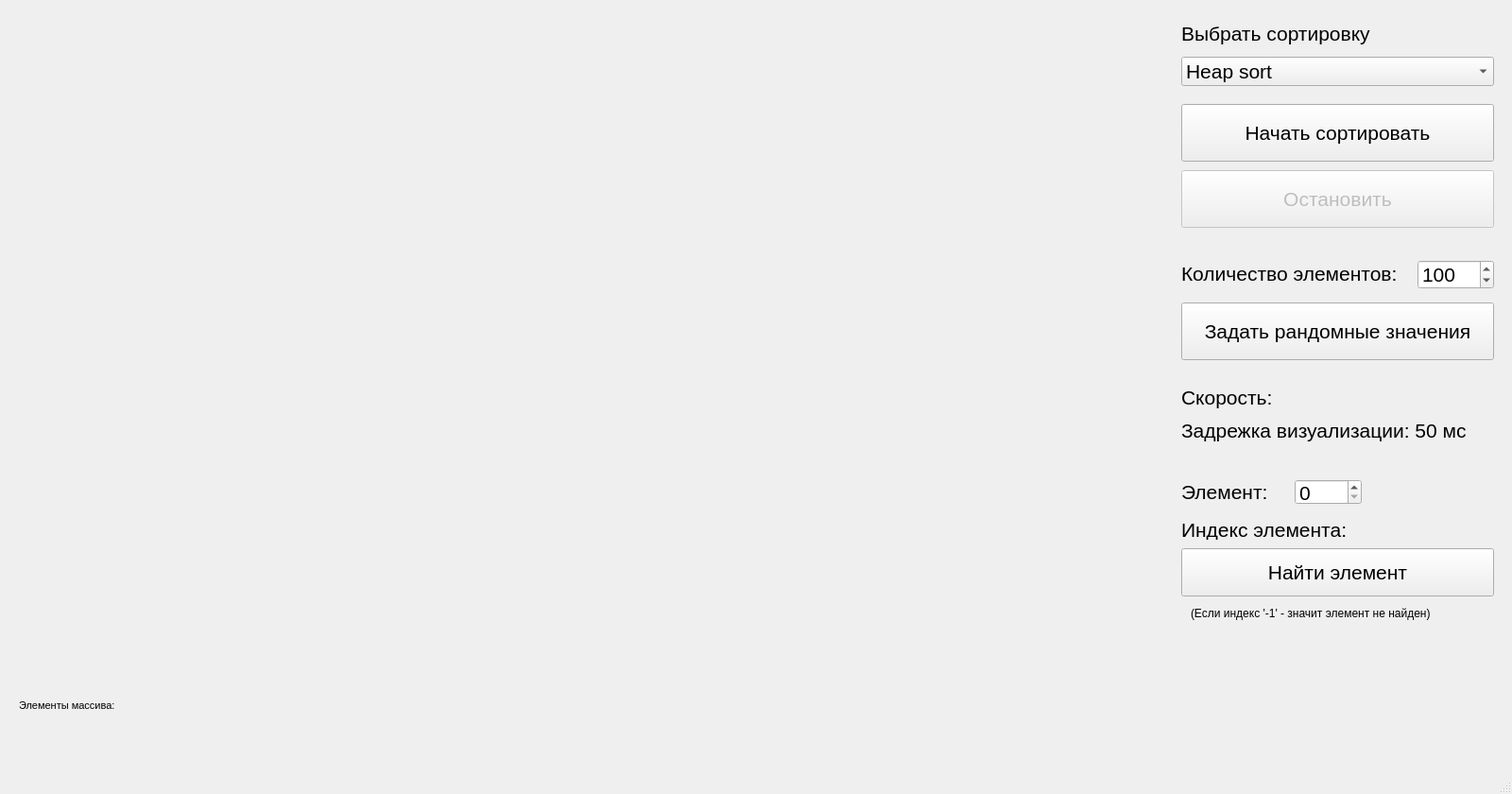
<?xml version="1.0" encoding="UTF-8"?>
<ui version="4.0">
 <class>MainWindow</class>
 <widget class="QMainWindow" name="MainWindow">
  <property name="geometry">
   <rect>
    <x>0</x>
    <y>0</y>
    <width>1600</width>
    <height>840</height>
   </rect>
  </property>
  <property name="windowTitle">
   <string>MainWindow</string>
  </property>
  <widget class="QWidget" name="centralwidget">
   <widget class="QWidget" name="widget" native="true">
    <property name="geometry">
     <rect>
      <x>20</x>
      <y>20</y>
      <width>1200</width>
      <height>700</height>
     </rect>
    </property>
   </widget>
   <widget class="QPushButton" name="pushButton">
    <property name="geometry">
     <rect>
      <x>1250</x>
      <y>110</y>
      <width>331</width>
      <height>61</height>
     </rect>
    </property>
    <property name="font">
     <font>
      <pointsize>16</pointsize>
     </font>
    </property>
    <property name="text">
     <string>Начать сортировать</string>
    </property>
   </widget>
   <widget class="QPushButton" name="pushButton_2">
    <property name="enabled">
     <bool>false</bool>
    </property>
    <property name="geometry">
     <rect>
      <x>1250</x>
      <y>180</y>
      <width>331</width>
      <height>61</height>
     </rect>
    </property>
    <property name="font">
     <font>
      <pointsize>16</pointsize>
     </font>
    </property>
    <property name="text">
     <string>Остановить</string>
    </property>
   </widget>
   <widget class="QPushButton" name="pushButton_3">
    <property name="geometry">
     <rect>
      <x>1250</x>
      <y>320</y>
      <width>331</width>
      <height>61</height>
     </rect>
    </property>
    <property name="font">
     <font>
      <pointsize>16</pointsize>
     </font>
    </property>
    <property name="text">
     <string>Задать рандомные значения</string>
    </property>
   </widget>
   <widget class="QLabel" name="label">
    <property name="geometry">
     <rect>
      <x>1250</x>
      <y>280</y>
      <width>251</width>
      <height>18</height>
     </rect>
    </property>
    <property name="font">
     <font>
      <pointsize>16</pointsize>
     </font>
    </property>
    <property name="text">
     <string>Количество элементов:</string>
    </property>
   </widget>
   <widget class="QSpinBox" name="spinBox">
    <property name="geometry">
     <rect>
      <x>1500</x>
      <y>275</y>
      <width>81</width>
      <height>31</height>
     </rect>
    </property>
    <property name="font">
     <font>
      <pointsize>16</pointsize>
     </font>
    </property>
    <property name="maximum">
     <number>1000</number>
    </property>
    <property name="value">
     <number>100</number>
    </property>
   </widget>
   <widget class="QComboBox" name="comboBox">
    <property name="geometry">
     <rect>
      <x>1250</x>
      <y>60</y>
      <width>331</width>
      <height>31</height>
     </rect>
    </property>
    <property name="font">
     <font>
      <pointsize>16</pointsize>
     </font>
    </property>
    <item>
     <property name="text">
      <string>Heap sort</string>
     </property>
    </item>
    <item>
     <property name="text">
      <string>Quick sort</string>
     </property>
    </item>
    <item>
     <property name="text">
      <string>Merge sort</string>
     </property>
    </item>
    <item>
     <property name="text">
      <string>Interpolation sort</string>
     </property>
    </item>
   </widget>
   <widget class="QLabel" name="label_2">
    <property name="geometry">
     <rect>
      <x>1250</x>
      <y>20</y>
      <width>211</width>
      <height>31</height>
     </rect>
    </property>
    <property name="font">
     <font>
      <pointsize>16</pointsize>
     </font>
    </property>
    <property name="text">
     <string>Выбрать сортировку</string>
    </property>
   </widget>
   <widget class="QLabel" name="time">
    <property name="geometry">
     <rect>
      <x>1250</x>
      <y>390</y>
      <width>351</width>
      <height>61</height>
     </rect>
    </property>
    <property name="font">
     <font>
      <pointsize>16</pointsize>
     </font>
    </property>
    <property name="text">
     <string>Скорость:</string>
    </property>
   </widget>
   <widget class="QLabel" name="label_3">
    <property name="geometry">
     <rect>
      <x>1250</x>
      <y>440</y>
      <width>321</width>
      <height>31</height>
     </rect>
    </property>
    <property name="font">
     <font>
      <pointsize>16</pointsize>
     </font>
    </property>
    <property name="text">
     <string>Задрежка визуализации: 50 мс</string>
    </property>
   </widget>
   <widget class="QLabel" name="arrayElements">
    <property name="geometry">
     <rect>
      <x>20</x>
      <y>740</y>
      <width>1551</width>
      <height>71</height>
     </rect>
    </property>
    <property name="font">
     <font>
      <pointsize>8</pointsize>
     </font>
    </property>
    <property name="text">
     <string>Элементы массива:</string>
    </property>
    <property name="alignment">
     <set>Qt::AlignLeading|Qt::AlignLeft|Qt::AlignTop</set>
    </property>
   </widget>
   <widget class="QLabel" name="label_4">
    <property name="geometry">
     <rect>
      <x>1250</x>
      <y>510</y>
      <width>91</width>
      <height>21</height>
     </rect>
    </property>
    <property name="font">
     <font>
      <pointsize>16</pointsize>
     </font>
    </property>
    <property name="text">
     <string>Элемент:</string>
    </property>
   </widget>
   <widget class="QSpinBox" name="spinBox_2">
    <property name="geometry">
     <rect>
      <x>1370</x>
      <y>507</y>
      <width>71</width>
      <height>27</height>
     </rect>
    </property>
    <property name="font">
     <font>
      <pointsize>16</pointsize>
     </font>
    </property>
    <property name="maximum">
     <number>1000</number>
    </property>
   </widget>
   <widget class="QLabel" name="index">
    <property name="geometry">
     <rect>
      <x>1250</x>
      <y>550</y>
      <width>291</width>
      <height>21</height>
     </rect>
    </property>
    <property name="font">
     <font>
      <pointsize>16</pointsize>
     </font>
    </property>
    <property name="text">
     <string>Индекс элемента:</string>
    </property>
   </widget>
   <widget class="QPushButton" name="pushButton_4">
    <property name="geometry">
     <rect>
      <x>1250</x>
      <y>580</y>
      <width>331</width>
      <height>51</height>
     </rect>
    </property>
    <property name="font">
     <font>
      <pointsize>16</pointsize>
     </font>
    </property>
    <property name="text">
     <string>Найти элемент</string>
    </property>
   </widget>
   <widget class="QLabel" name="label_5">
    <property name="geometry">
     <rect>
      <x>1260</x>
      <y>640</y>
      <width>321</width>
      <height>18</height>
     </rect>
    </property>
    <property name="text">
     <string>(Если индекс '-1' - значит элемент не найден)</string>
    </property>
   </widget>
  </widget>
  <widget class="QMenuBar" name="menubar">
   <property name="geometry">
    <rect>
     <x>0</x>
     <y>0</y>
     <width>1600</width>
     <height>23</height>
    </rect>
   </property>
  </widget>
  <widget class="QStatusBar" name="statusbar"/>
 </widget>
 <resources/>
 <connections/>
</ui>
